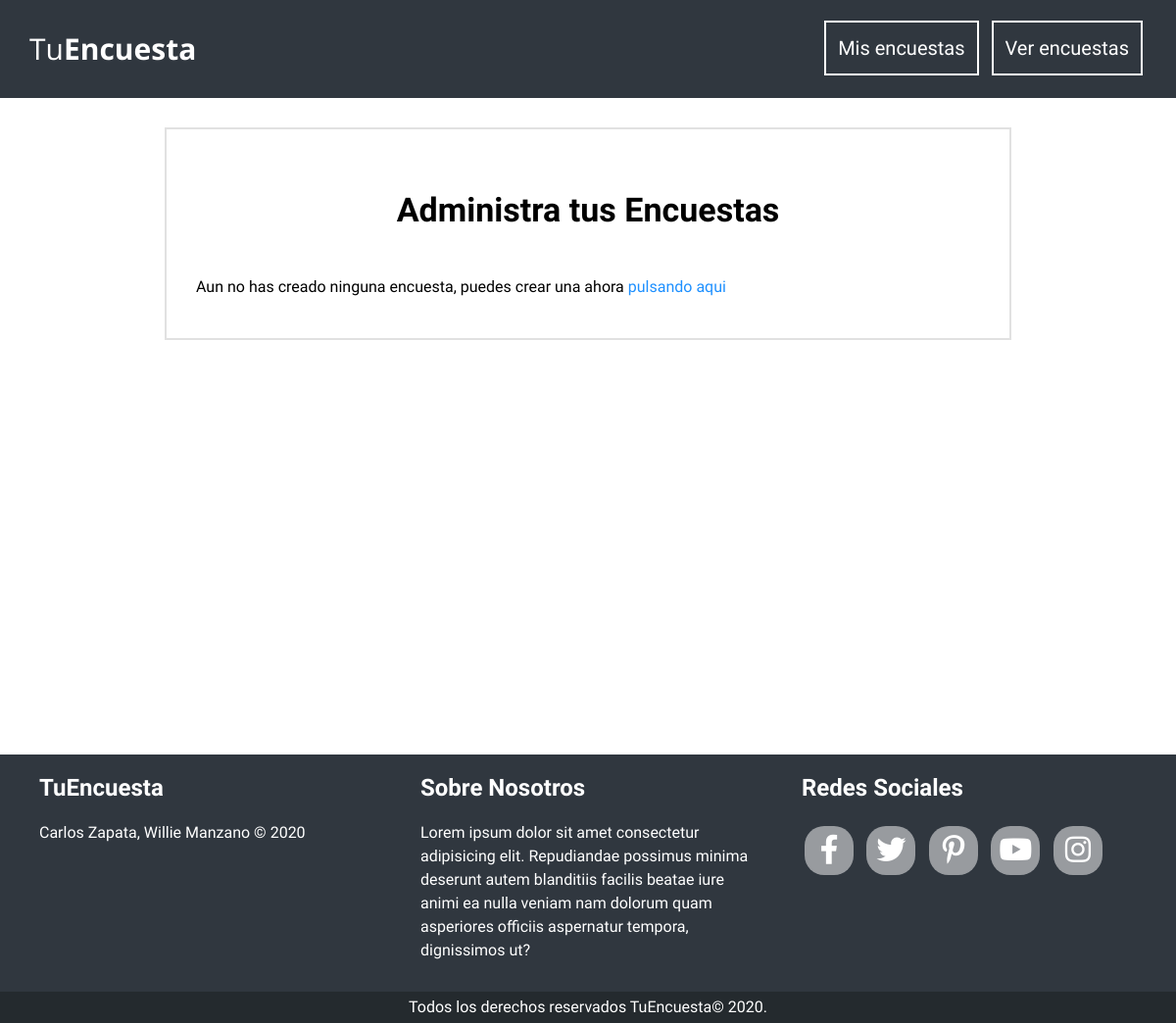
Before: /adm_encuestas.php with the older database file.
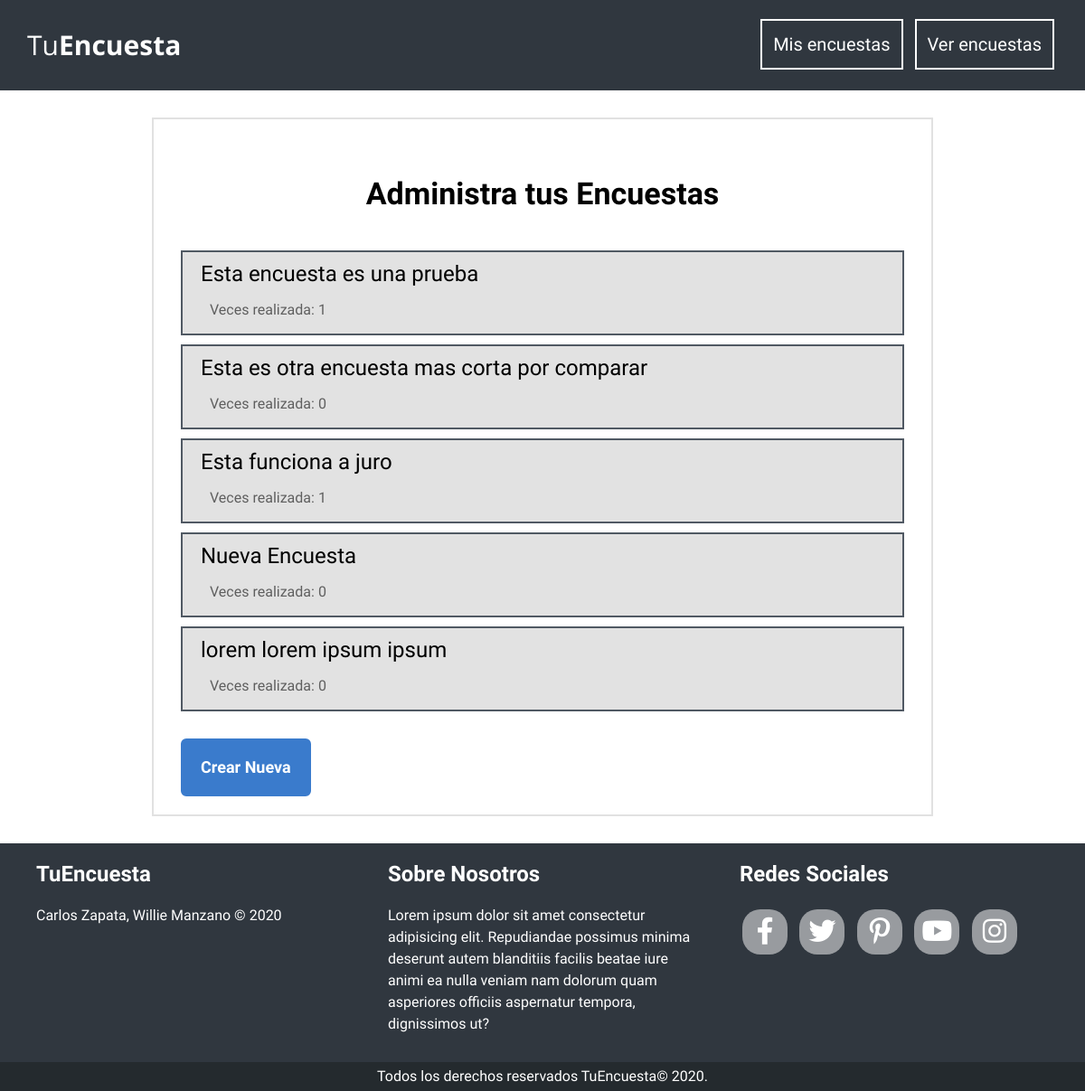
After: the same page with the newer database file.
### tables this page shows
CREATE TABLE `encuesta` (
  `id_encuesta` int(10) UNSIGNED NOT NULL,
  `titulo` varchar(100) NOT NULL
);

### includes/funciones/funciones.php (called while the page is built, shortened)
<?php
function obtenerEncuestasPropias() {
    include "bd_conexion.php";
    $ip = $_SERVER['REMOTE_ADDR'];
    try {
        $sql = "SELECT titulo, id_encuesta FROM usuario";
        $sql .= " INNER JOIN encuesta ON usuario.id_enc_usuario = encuesta.id_encuesta";
        $sql .= " WHERE ip_usuario = '$ip' AND accion = 'creador' ORDER BY id_encuesta";
        return $conn->query($sql);
    } catch(Exception $e) {
        echo "Error!!". $e->getMessage() . "<br>";
        return false;
    }
}
function obtenerVecesRealizada($id) {
    include "bd_conexion.php";
    try {
        $sql = "SELECT COUNT(*) AS total FROM usuario";
        $sql .= " WHERE accion = 'encuestado' AND id_enc_usuario = $id";
        return $conn->query($sql);
    } catch(Exception $e) {
        echo "Error!!". $e->getMessage() . "<br>";
        return false;
    }
}

### adm_encuestas.php (the view)
<?php
    include_once "includes/templates/header.php";
    include_once "includes/funciones/funciones.php";
?>
<main>
    <div class="seccion contenedor parte-central">
        <h2 class="centrado">Administra tus Encuestas</h2>
        <div class="listado-encuestas">
            <?php
                $encuestas = obtenerEncuestasPropias();
                if($encuestas->num_rows > 0){
                    foreach($encuestas as $encuesta){
                        $id = $encuesta['id_encuesta'];
                        $realizado = obtenerVecesRealizada($id)->fetch_assoc();
                        ?>
                        <a class="contenedor-encuesta" href="encuesta.php?id=<?= $id ?>">
                            <h3><?= $encuesta['titulo'] ?></h3>
                            <p>Veces realizada: <span><?= $realizado['total'] ?></span></p>
                        </a>
                    <?php } ?>
                    <a href="nueva_encuesta.php" class="boton boton-secundario">Crear Nueva</a>
                <?php } else {
                    echo "<p>Aun no has creado ninguna encuesta, puedes crear una ahora <a href='nueva_encuesta.php' style='color: dodgerblue'>pulsando aqui</a></p>";
                }
            ?>
        </div>
    </div>
</main>
<?php include_once "includes/templates/footer.php"; ?>

### includes/templates/header.php (shortened to what this page needs)
<!DOCTYPE html>
<html lang="es">
<head>
    <link rel="stylesheet" href="css/fontawesome-all.min.css">
    <link rel="stylesheet" href="css/estilos.css">
</head>
<body>
    <header>
        <div class="contenido-header contenedor">
            <div class="separacion-menu">
                <a href="/">
                    <h1 class="titulo">Tu<span>Encuesta</span></h1>
                </a>
            </div>
            <nav class="navegacion">
                <a href="adm_encuestas.php">Mis encuestas</a>
                <a href="buscar_encuestas.php">Ver encuestas</a>
            </nav>
        </div>
    </header>

### includes/templates/footer.php (shortened to what this page needs)
    <footer>
        <div class="contenido-footer contenedor">
            <div class="autores">
                <h3>Tu<span>Encuesta</span></h3>
                <p>Carlos Zapata, Willie Manzano &copy; 2020</p>
            </div>
            <div class="sobre-nosotros">
                <h3>Sobre <span>Nosotros</span></h3>
                <p>Lorem ipsum dolor sit amet consectetur adipisicing elit. Repudiandae possimus minima deserunt autem blanditiis facilis beatae iure animi ea nulla veniam nam dolorum quam asperiores officiis aspernatur tempora, dignissimos ut?</p>
            </div>
            <div class="menu-redes">
                <h3>Redes <span>Sociales</span></h3>
                <ul class="redes-sociales">
                    <li>
                        <a href="#"><i class="fab fa-facebook-f"></i></a>
                    </li>
                    <li>
                        <a href="#"><i class="fab fa-twitter"></i></a>
                    </li>
                    <li>
                        <a href="#"><i class="fab fa-pinterest-p"></i></a>
                    </li>
                    <li>
                        <a href="#"><i class="fab fa-youtube"></i></a>
                    </li>
                    <li>
                        <a href="#"><i class="fab fa-instagram"></i></a>
                    </li>
                </ul>
            </div>
        </div>
        <p class="copyright">
            Todos los derechos reservados TuEncuesta&copy; 2020.
        </p>
    </footer>
</body>
</html>

### css/estilos.css (style rules this page uses)
:root { --primario: #30373F; --secundario: #3a7bcc; --terciario: #009189; --oscuro: #242a2e; --gris: #757575; }
html { box-sizing: border-box; font-size: 62.5%; }
body { font-family: 'Baloo Da 2', sans-serif; font-size: 1.6rem; line-height: 2; margin: 0; max-width: 100%; }
a { text-decoration: none; color: #000; }
h1 { font-family: 'Open Sans', sans-serif; font-size: 3rem; margin-top: 0; padding-top: 2rem; }
h2 { font-size: 3.4rem; line-height: 1.4; }
h3 { font-size: 2.4rem; line-height: 1.4; }
@media (min-width: 768px) { h2, h3 { line-height: 2; } }
.seccion { margin-top: 2rem; margin-bottom: 2rem; }
.contenedor { width: 95%; max-width: 120rem; margin: 0 auto; }
.centrado { text-align: center; }
.parte-central { border: 2px solid #e1e1e1; margin: 3rem auto; padding: 2rem .4rem; }
@media (min-width: 768px) { .parte-central { width: 80rem; padding: 2rem 3rem; } }
.boton { color: #fff; font-weight: 700; font-size: 1.8rem; text-decoration: none; text-align: center; padding: 1.2rem 2rem; margin-top: 2rem; border: none; border-radius: 6px; display: inline-block; }
@media (min-width: 768px) { .boton { flex: 0 0 auto; } }
.boton-secundario { background-color: var(--secundario); border: 2px solid var(--secundario); transition: all .2s ease; }
header { background-color: var(--primario); margin: 0; width: 100%; }
@media only screen and (min-width: 768px) { .contenido-header { display: flex; justify-content: space-between; align-items: center; max-height: 12rem; } }
.contenido-header .separacion-menu { display: flex; justify-content: space-between; align-items: center; }
.contenido-header h1.titulo { font-weight: 400; color: #fff; }
.contenido-header h1.titulo span { font-weight: 700; }
nav.navegacion { display: none; font-size: 2rem; padding-bottom: .2rem; transition: all .3s ease; }
nav.navegacion a { margin: 0 3rem; padding: 6px 12px; border: 2px solid #fff; transition: all .3s ease; display: block; text-align: center; margin-bottom: 2rem; color: #fff; }
@media only screen and (min-width: 768px) { nav.navegacion { display: block; font-size: 2rem; } }
@media only screen and (min-width: 768px) { nav.navegacion a { display: inline-block; margin: 0 .4rem; padding: 6px 12px; } }
main { min-height: 80vh; }
footer { background-color: var(--primario); color: #fff; }
.contenido-footer { display: flex; flex-direction: column; justify-content: space-between; }
@media (min-width: 768px) { .contenido-footer { flex-direction: row; } }
@media (min-width: 768px) { .contenido-footer > div { padding: 0; } }
.contenido-footer > div { flex: 0 0 30%; padding: 0 1rem; }
.contenido-footer h3, .contenido-footer p, .contenido-footer ul { margin: 1rem 0; }
.contenido-footer p { line-height: 1.5; }
.contenido-footer ul.redes-sociales { list-style: none; padding: 0; font-size: 3rem; }
.contenido-footer ul.redes-sociales li { display: inline-block; line-height: 1; width: 5rem; height: 5rem; margin: 0 .3rem; background-color: rgba(255, 255, 255, .5); border-radius: 20px; }
.contenido-footer ul.redes-sociales li a { padding: 6px; margin-top: .3rem; display: flex; justify-content: center; align-items: center; }
i { color: #fff; transition: all .1s ease; }
footer p.copyright { margin: 0; margin-top: 2rem; text-align: center; background-color: var(--oscuro); }
.contenedor-encuesta { display: block; border: 2px solid #505963; padding-left: 2rem; background-color: #e2e2e2; margin-bottom: 1rem; transition: all .3s; }
.contenedor-encuesta h3 { margin: 0; font-weight: normal; }
.contenedor-encuesta p { margin: 0 0 1rem 1rem; color: #5f5f5f; }

Changed rows visible on the page:
added encuesta: titulo "Esta encuesta es una prueba", total "1"
added encuesta: titulo "Esta es otra encuesta mas corta por comparar", total "0"
added encuesta: titulo "Esta funciona a juro", total "1"
added encuesta: titulo "Nueva Encuesta", total "0"
added encuesta: titulo "lorem lorem ipsum ipsum", total "0"
Other visible differences:
text no longer shown: "Aun no has creado ninguna encuesta, puedes crear una ahora pulsando aqui"
text now shown: "Crear Nueva"
